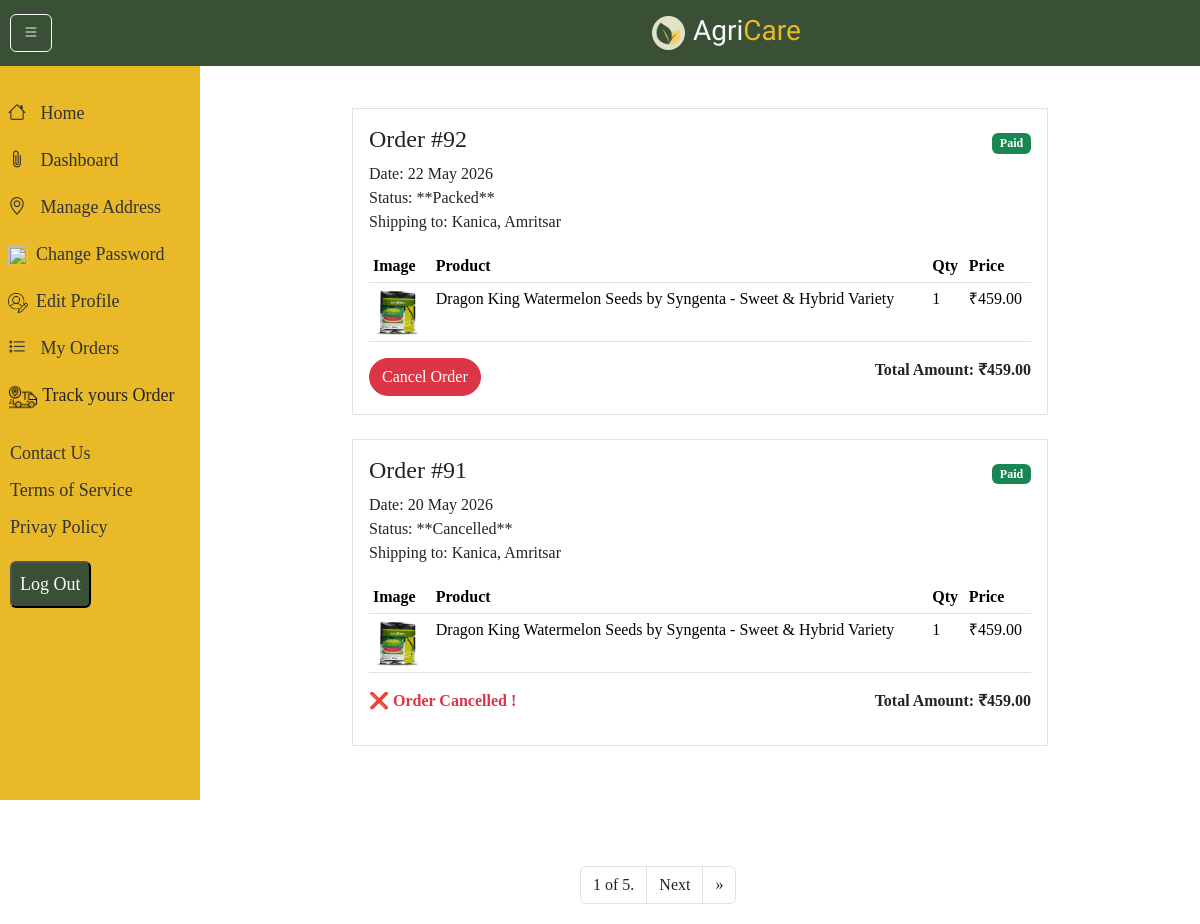
Page /user/order_history/ (signed in) on the committed database.
### user/models.py (models this page shows, shortened)
class Order(models.Model):
    STATUS_CHOICES = [
        ('Pending', 'Pending'),
        ('Packed', 'Packed'),
        ('Shipped', 'Shipped'),
        ('Delivered', 'Delivered'),
        ('Cancelled', 'Cancelled'),
    ]
    user = models.ForeignKey(User, on_delete=models.CASCADE, related_name='orders')
    shipping_address = models.ForeignKey(Address, on_delete=models.SET_NULL, null=True, blank=True)
    total_amount = models.DecimalField(max_digits=10, decimal_places=2)
    status = models.CharField(max_length=20, choices=STATUS_CHOICES, default='Pending')
    payment_method = models.CharField(max_length=20, null=True, blank=True)
    razorpay_order_id = models.CharField(max_length=100, blank=True, null=True)
    razorpay_payment_id = models.CharField(max_length=100, blank=True, null=True)
    razorpay_signature = models.CharField(max_length=200, blank=True, null=True)
    is_paid = models.BooleanField(default=False)
    created_at = models.DateTimeField(auto_now_add=True)
    updated_at = models.DateTimeField(auto_now=True)
    class Meta:
        ordering = ['-created_at'] # Shows latest orders first

class Address(models.Model):
    ADDRESS_TYPE_CHOICES = [
        ('Home', 'Home'),
        ('Work', 'Work'),
        ('Other', 'Other'),
    ]
    user = models.ForeignKey(User, on_delete=models.CASCADE, related_name='addresses')
    full_name = models.CharField(max_length=100, help_text="Name of the person receiving the package")
    phone_number = models.CharField(max_length=15)
    street_address = models.CharField(max_length=255) # House No, Street, Colony
    city = models.CharField(max_length=100)
    state = models.CharField(max_length=100)
    postal_code = models.CharField(max_length=20)     # Zip/Pin Code
    country = models.CharField(max_length=100, default='India')
    address_type = models.CharField(max_length=10, choices=ADDRESS_TYPE_CHOICES, default='Home')
    is_default = models.BooleanField(default=False)
    class Meta:
        verbose_name_plural = "Addresses"

class OrderItem(models.Model):
    order = models.ForeignKey(Order, on_delete=models.CASCADE, related_name='items')
    product = models.ForeignKey(Product, on_delete=models.SET_NULL, null=True) # Keep record even if product is deleted
    price = models.DecimalField(max_digits=10, decimal_places=2) # Snapshot of price at time of purchase
    quantity = models.PositiveIntegerField(default=1)

### app/models.py (models this page shows, shortened)
class Product(models.Model):
    name=models.CharField(max_length=200, help_text="e.g., Coragen 60ml")
    brand=models.ForeignKey(Brand, on_delete=models.CASCADE, null=True)
    category=models.ForeignKey(ProductCategory, on_delete=models.CASCADE, null=True)
    product_type=models.CharField(max_length=20, choices=PRODUCT_TYPES)
    toxicity_levels=models.CharField(max_length=20,choices=TOXICITY_LEVELS)
    technical_name=models.CharField(max_length=255, blank=True)
    target_crops=models.TextField(blank=True)
    dosage=models.CharField(max_length=255, blank=True)
    description=RichTextField(blank=True, null=True)
    is_organic=models.BooleanField(default=False)
    product_image = models.ImageField(upload_to='product_images/',blank=True,null=True)
    weight_volume=models.DecimalField(max_digits=10, decimal_places=2, help_text="e.g., 100")
    unit=models.CharField(max_length=10, choices=UNITS, help_text="e.g., ml")
    mrp=models.DecimalField(max_digits=10, decimal_places=2)
    selling_price=models.DecimalField(max_digits=10,decimal_places=2,default=0)
    stock_qty=models.PositiveIntegerField(default=0)
    batch_number=models.CharField(max_length=100, blank=True)
    expiry_date=models.DateField(null=True, blank=True)
    is_active=models.BooleanField(default=True)
    created_at=models.DateTimeField(auto_now_add=True)

### user/views.py (the view)
# urls.py: path('order_history/',views.order_history,name='order_history'),
@login_required
def order_history(request):
    data=Order.objects.filter(user=request.user).prefetch_related('items__product').order_by('-created_at')
    p = Paginator(data,2)
    page_num=request.GET.get('page')
    orders=p.get_page(page_num)
    return render(request,'order_history.html',{'orders':orders})

### app/context_processors.py (called while the page is built)
def categories(request):
    return {'categories':Category.objects.all()}

def brands(request):
    return {'brands':Brand.objects.all()}

def productcategories(request):
    return {
        'pcategories': ProductCategory.objects.filter(parent__isnull=True).
        prefetch_related('subcategories')
    }

def recent_articles(request):
    articles = Article.objects.order_by('-created_at')[:2]  # latest 2
    return {'recent_articles': articles}

### user/templates/order_history.html (shortened to what this page needs)
{% extends 'userbase.html' %}
{% block content %}
{% load static %}
<div class="container py-5 w-75">
    {% for order in orders %}
        <div class="order-card mb-4 border p-3">
            <div class="d-flex justify-content-between align-items-center">
                <h4>Order #{{ order.id }}</h4>
                <span class="badge {% if order.is_paid %}bg-success{% else %}bg-warning{% endif %} ">
                    {% if order.is_paid %}Paid{% else %}Unpaid{% endif %}
                </span>
            </div>
            <p class="my-0">Date: {{ order.created_at|date:"d M Y" }}</p>
            <p class="my-0">Status: **{{ order.get_status_display }}**</p>
            <p>Shipping to: {{ order.shipping_address.full_name }}, {{ order.shipping_address.city }}</p>
            <table class="table table-sm">
                <thead>
                    <tr>
                        <th>Image</th>
                        <th>Product</th>
                        <th>Qty</th>
                        <th>Price</th>
                    </tr>
                </thead>
                <tbody>
                    {% for item in order.items.all %}
                        <tr>
                            <td><img src="/media/{{item.product.product_image}}" class="" height="50" width="50" alt=""></td>
                            <td class="w-75">{{ item.product.name }}</td>
                            <td>{{ item.quantity }}</td>
                            <td>₹{{ item.price }}</td> </tr>
                    {% endfor %}
                </tbody>
            </table>
            <div class="row">
            <div class="col">
                 {% if order.status == "Cancelled" %}
    <span class="text-danger fw-bold">❌ Order Cancelled !</span>
{% elif order.status == "Delivered" %}
    <span class="text-success fw-bold">✔ Delivered</span>
{% elif order.status == "Pending" or order.status == "Packed" %}
    <form action="{% url 'cancel_order' order.id %}" method="POST">
        <button type="submit" class="btn btn-danger rounded-pill"
            onclick="return confirm('Are you sure you want to cancel this order?')">
            Cancel Order
        </button>
    </form>
{% else %}
    <span class="text-secondary">Cancellation Not Allowed</span>
{% endif %}
            </div>
            <div class="col text-end">
                <p class="fw-bold">Total Amount: ₹{{ order.total_amount }}</p>
            </div>
            </div>
        </div>
    {% empty %}
        <p>You haven't placed any orders yet. <a href="{% url 'home' %}">Start order_historyping!</a></p>
    {% endfor %}
</div>
<nav class='mt-5'>
<ul class="pagination w-25 m-auto">
<li class="page-item">
    <span class="page-link text-dark"> {{ orders.number }} of {{ orders.paginator.num_pages }}.</span>
</li>
{% if orders.has_next %}
  <li class="page-item"><a class="page-link text-dark" href='/user/order_history/?page={{orders.next_page_number}}'>Next</a></li>
  <li class="page-item"><a class="page-link text-dark" href="?page={{orders.paginator.num_pages }}"> &raquo;</a></li>
{% endif %}
</nav>
{% endblock %}

### user/templates/userbase.html (shortened to what this page needs)
{% load static %}
<!DOCTYPE html>
<html lang="en">
<head>
    <link rel="stylesheet" href="{%static 'css/bootstrap.min.css'%}">
    <link rel="stylesheet" href="{%static 'css/bootstrap-icons.min.css'%}">
    <link rel="stylesheet" href="{%static 'css/sidebar.css'%}">
    <link rel="stylesheet" href="{%static 'css/style.css'%}">
    <link rel="stylesheet" href="{%static 'css/style.css'%}">
</head>
<body>
        {% include 'sidebar.html' %}
        <div class="content" id="content">
{% block content %}
{% endblock %}
</div>
</body>
</html>

### user/templates/sidebar.html (shortened to what this page needs)
{% load static%}
<div class="topbar bg-theme-dark">
    <div class="d-flex align-items-center">
    <button class="btn btn-outline-light" id="toggleSidebar"><i class="bi bi-list"></i></button>
    <div class="bg-theme-light rounded-circle p-1" style="margin-left: 600px;">
        <img src="{% static 'images/leavesyellow.png' %}" alt="" height="25" width="25">
        </div>
            <h3 class="text-center ms-2 mt-1"><a href="{% url 'home'%}" class="text-theme font-intro"><span class="text-light font-intro">Agri</span>Care</a></h3>
    </div>
</div>
    <div class="sidebar bg-theme" id="sidebar" style="padding-top: 90px;">
    <a href="{%url 'home'%}" class="text-theme-dark ps-2"><i class="bi bi-house"></i><span> Home</span></a>
    <a href="{%url 'dashboard'%}" class="text-theme-dark ps-2"><i class="bi bi-paperclip"></i><span> Dashboard</span></a>
    <a href="{%url 'listaddress'%}" class="text-theme-dark ps-2"><i class="bi bi-geo-alt"></i><span> Manage Address</span></a>
    <a href="{%url 'password_change'%}" class="text-theme-dark ps-2"><img src="{% static 'images/reset-password.png' %}" alt="" height="20" width="20"><span class="ms-2">Change Password</span></a>
    <a href="{%url 'editprofile'%}" class="text-theme-dark ps-2"><img src="{% static 'images/picture.png' %}" alt="" height="20" width="20"><span class="ms-2">Edit Profile</span></a>
    <a href="{%url 'order_history'%}" class="text-theme-dark ps-2"><i class="bi bi-list-stars"></i><span> My Orders</span></a>
    <a href="{%url 'track_order'%}" class="text-dark ps-2"> <img src="{% static 'images/tracking.png' %}" alt="" height="30" width="30"><span> Track yours Order</span></a>
     <div class="mt-2" id="option">
<a href="{%url 'contact'%}" class="text-theme-dark"><span>Contact Us</span></a>
<a href="{%url 'terms'%}" class="my-0 py-0 text-theme-dark"><span>Terms of Service</span></a>
<a href="{%url 'privacy'%}" class="text-theme-dark"><span>Privay Policy</span></a>
<a>{% include 'logout_form.html'%}</a>
</div>
</div>

### user/templates/logout_form.html (shortened to what this page needs)
<form action="{% url 'logout' %}" method="post">
    <div class="">
        <button type="submit" class='text-light bg-theme-dark p-2 rounded'>Log Out</button>
    </div>
</form>

### static/css/sidebar.css (style rules this page uses)
body { display: flex; }
.topbar { background-color: #f0f0f0; padding: 10px; display: flex; align-items: center; justify-content: space-between; width: 100%; position: fixed; top: 0; z-index: 100; }
.sidebar { height: 100vh; width: 200px; background-color: #f8f9fa; padding-top: 60px; transition: 0.3s; position: fixed; top: 0; left: 0; }
.sidebar a { padding: 10px; text-decoration: none; font-size: 18px; color: #333; display: block; }
.sidebar a i { margin-right: 10px; }
.content { margin-left: 200px; padding: 20px; transition: 0.3s; padding-top: 60px; width:100%; }

### static/css/style.css (style rules this page uses)
:root { --theme1: #394f36; --theme2:rgb(234, 185, 39); --light:rgb(224, 227, 199); }
* { font-family: serif; }
h1,h2,h3,h4,h5,h6 { font-family: serif; }
.bg-theme { background-color: var(--theme2); color:var(--theme1); }
.bg-theme-dark { background-color: var(--theme1); color:white; }
.bg-theme-light { background-color: var(--light); }
.text-theme { color: var(--theme2) }
.text-theme-dark { color: var(--theme1) }
a { text-decoration: none; }
.font-intro { font-family: "Parisienne", cursive; font-weight: 400; font-style: normal; }

### rows in the picture
Order: id "92", is_paid "Paid", created_at "22 May 2026", status "Packed", shipping_address.full_name "Kanica", shipping_address.city "Amritsar", shows "Cancel Order", total_amount "459.00"
OrderItem: product.product_image (picture), product.name "Dragon King Watermelon Seeds by Syngenta - Sweet & Hybrid Variety", quantity "1", price "459.00"
Order: id "91", is_paid "Paid", created_at "20 May 2026", status "Cancelled", shipping_address.full_name "Kanica", shipping_address.city "Amritsar", shows "❌ Order Cancelled !", total_amount "459.00"
OrderItem: product.product_image (picture), product.name "Dragon King Watermelon Seeds by Syngenta - Sweet & Hybrid Variety", quantity "1", price "459.00"

### other values in the picture
{{ orders.number }} "1"
{{ orders.paginator.num_pages }} "5"
